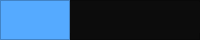
     <widget class="QFrame" name="Top_Bar">
      <property name="maximumSize">
       <size>
        <width>16777215</width>
        <height>40</height>
       </size>
      </property>
      <property name="styleSheet">
       <string notr="true">background-color: rgb(35, 35, 35);</string>
      </property>
      <property name="frameShape">
       <enum>QFrame::NoFrame</enum>
      </property>
      <property name="frameShadow">
       <enum>QFrame::Raised</enum>
      </property>
      <layout class="QHBoxLayout" name="horizontalLayout">
       <property name="spacing">
        <number>0</number>
       </property>
       <property name="leftMargin">
        <number>0</number>
       </property>
       <property name="topMargin">
        <number>0</number>
       </property>
       <property name="rightMargin">
        <number>0</number>
       </property>
       <property name="bottomMargin">
        <number>0</number>
       </property>
       <item>
        <widget class="QFrame" name="frame_toggle">
         <property name="maximumSize">
          <size>
           <width>70</width>
           <height>40</height>
          </size>
         </property>
         <property name="styleSheet">
          <string notr="true">background-color: rgb(85, 170, 255);</string>
         </property>
         <property name="frameShape">
          <enum>QFrame::StyledPanel</enum>
         </property>
         <property name="frameShadow">
          <enum>QFrame::Raised</enum>
         </property>
         <layout class="QVBoxLayout" name="verticalLayout_2">
          <property name="spacing">
           <number>0</number>
          </property>
          <property name="leftMargin">
           <number>0</number>
          </property>
          <property name="topMargin">
           <number>0</number>
          </property>
          <property name="rightMargin">
           <number>0</number>
          </property>
          <property name="bottomMargin">
           <number>0</number>
          </property>
          <item>
           <widget class="QPushButton" name="Btn_Toggle">
            <property name="sizePolicy">
             <sizepolicy hsizetype="Expanding" vsizetype="Expanding">
              <horstretch>0</horstretch>
              <verstretch>0</verstretch>
             </sizepolicy>
            </property>
            <property name="styleSheet">
             <string notr="true">color: rgb(255, 255, 255);
border: 0px solid;</string>
            </property>
            <property name="text">
             <string/>
            </property>
            <property name="icon">
             <iconset>
              <normaloff>img/icons/hamburger_menu_icon_149466.ico</normaloff>img/icons/hamburger_menu_icon_149466.ico</iconset>
            </property>
           </widget>
          </item>
         </layout>
        </widget>
       </item>
       <item>
        <widget class="QFrame" name="frame_top">
         <property name="styleSheet">
          <string notr="true">background-color:rgb(12,12,12);</string>
         </property>
         <property name="frameShape">
          <enum>QFrame::StyledPanel</enum>
         </property>
         <property name="frameShadow">
          <enum>QFrame::Raised</enum>
         </property>
         <widget class="QLabel" name="label_header">
          <property name="geometry">
           <rect>
            <x>0</x>
            <y>2</y>
            <width>1021</width>
            <height>31</height>
           </rect>
          </property>
          <property name="styleSheet">
           <string notr="true">color:#fff;
font-size:24px;</string>
          </property>
          <property name="text">
           <string>Главная страница</string>
          </property>
          <property name="alignment">
           <set>Qt::AlignCenter</set>
          </property>
         </widget>
        </widget>
       </item>
      </layout>
     </widget>
